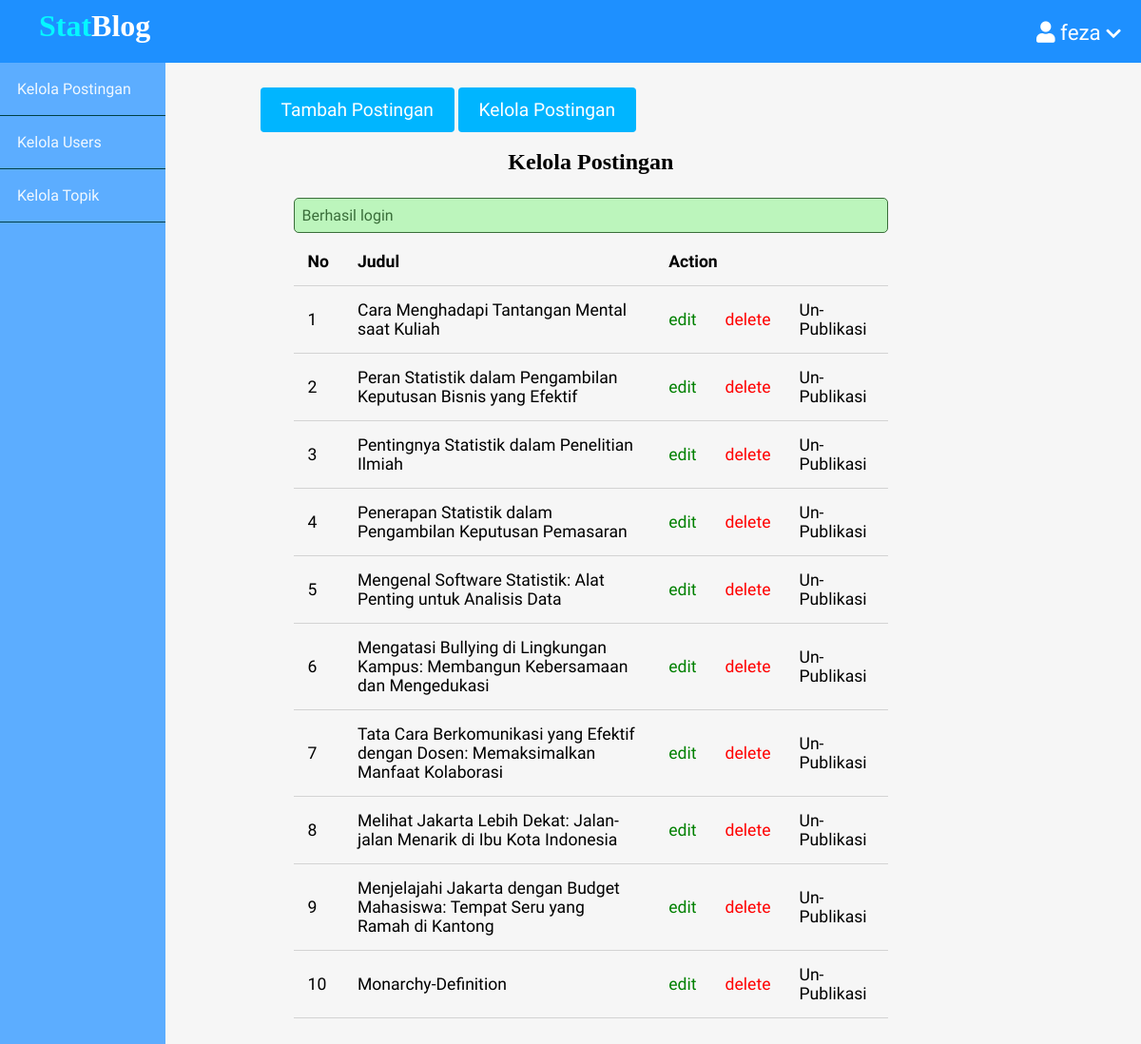
The page /admin/posts/index.php (signed in) on the database its author committed.
### tables this page shows
CREATE TABLE `posts` (
  `id` int(11) NOT NULL,
  `user_id` int(11) NOT NULL,
  `topic_id` int(11) DEFAULT NULL,
  `title` varchar(255) NOT NULL,
  `image` varchar(255) NOT NULL,
  `body` text NOT NULL,
  `published` tinyint(4) NOT NULL,
  `created_at` datetime NOT NULL DEFAULT '2023-06-06 00:00:00'
);

### app/database/db.php (called while the page is built, shortened)
<?php
require('connect.php');
function selectAll($table, $conditions = [])
{
    global $conn;
    $sql = "SELECT * FROM $table";
    if (empty($conditions)) {
        $stmt = $conn->prepare($sql);
        $stmt->execute();
        $records = $stmt->get_result()->fetch_all(MYSQLI_ASSOC);
        return $records;
    }
}

### app/controllers/posts.php (called while the page is built, shortened)
<?php
include(ROOT_PATH . "/app/database/db.php");
$table = 'posts';
$posts = selectAll($table);

### admin/posts/index.php (the view, shortened to what this page needs)
<?php include(ROOT_PATH . "/app/controllers/posts.php");
?>
<!DOCTYPE html>
<html lang="en">
    <head>
        <link rel="stylesheet"
            href="https://use.fontawesome.com/releases/v5.7.2/css/all.css"
>
        <link rel="stylesheet" href="../../assets/css/style.css">
        <link rel="stylesheet" href="../../assets/css/admin.css">
    </head>
    <body>
    <?php include(ROOT_PATH . "/app/includes/adminHeader.php"); ?>
        <div class="admin-wrapper">
        <?php include(ROOT_PATH . "/app/includes/adminSidebar.php"); ?>
            <div class="admin-content">
                <div class="button-group">
                    <a href="create.php" class="btn btn-big">Tambah Postingan</a>
                    <a href="index.php" class="btn btn-big">Kelola Postingan</a>
                </div>
                <div class="content">
                    <h2 class="page-title">Kelola Postingan</h2>
                    <?php include(ROOT_PATH . "/app/includes/messages.php"); ?>
                    <table>
                        <thead>
                            <th>No</th>
                            <th>Judul</th>
                            <th colspan="3">Action</th>
                        </thead>
                        <tbody>
                            <?php foreach ($posts as $key => $post): ?>
                                <tr>
                                    <td><?php echo $key + 1; ?></td>
                                    <td><?php echo $post['title'] ?></td>
                                    <td><a href="edit.php?id=<?php echo $post['id']; ?>" class="edit">edit</a></td>
                                    <td><a href="edit.php?delete_id=<?php echo $post['id']; ?>" class="delete">delete</a></td>
                                    <?php if ($post['published']): ?>
                                        <td><a href="edit.php?published=0&p_id=<?php echo $post['id'] ?>" class="unpublish">Un-Publikasi</a></td>
                                    <?php else: ?>
                                        <td><a href="edit.php?published=1&p_id=<?php echo $post['id'] ?>" class="publish">Publikasi</a></td>
                                    <?php endif; ?>
                                </tr>
                            <?php endforeach; ?>
                        </tbody>
                    </table>
                </div>
            </div>
        </div>
    </body>
</html>

### assets/css/style.css (style rules this page uses)
* { box-sizing: border-box; }
html, body { height: 100%; padding: 0px; margin: 0px; background: #f6f6f6; font-family: 'Oxygen', sans-serif; }
h1, h2, h3, h4, h5, h6 { font-family: "Candal", serif; color: black; margin: 5px; }
a { text-decoration: none; color: inherit; }
.btn { padding: 0.5rem 1rem; background: #00B5FF; color: white; border: 1px solid transparent; border-radius: 0.25rem; font-size: 1.2em; font-family: 'Oxygen', sans-serif; }
.btn-big { padding: 0.7rem 1.3rem; line-height: 1.3rem; }
.content { width: 90%; margin: 30px auto 30px; }

### assets/css/admin.css (style rules this page uses)
.admin-wrapper { display: flex; height: calc(100% - 66px); }
.admin-wrapper .admin-content { flex: 8; height: 100%; padding: 40px 100px 100px; overflow-y: scroll; }
.admin-content .page-title { text-align: center; margin-bottom: 1.5rem; }
table { width: 100%; border-collapse: collapse; font-size: 1.1rem; }
th, td { padding: 15px; text-align: left; border-bottom: 1px solid #d3d3d3; }
.edit { color: green; }
.delete { color: red; }

### rows shown on the page
posts: title "Cara Menghadapi Tantangan Mental saat Kuliah"
posts: title "Peran Statistik dalam Pengambilan Keputusan Bisnis yang Efektif"
posts: title "Pentingnya Statistik dalam Penelitian Ilmiah"
posts: title "Penerapan Statistik dalam Pengambilan Keputusan Pemasaran"
posts: title "Mengenal Software Statistik: Alat Penting untuk Analisis Data"
posts: title "Mengatasi Bullying di Lingkungan Kampus: Membangun Kebersamaan dan Mengedukasi"
posts: title "Tata Cara Berkomunikasi yang Efektif dengan Dosen: Memaksimalkan Manfaat Kolaborasi"
posts: title "Melihat Jakarta Lebih Dekat: Jalan-jalan Menarik di Ibu Kota Indonesia"
posts: title "Menjelajahi Jakarta dengan Budget Mahasiswa: Tempat Seru yang Ramah di Kantong"
posts: title "Monarchy-Definition"

### other values the page prints
$_SESSION['username'] "feza"
$_SESSION['message'] "Berhasil login"
